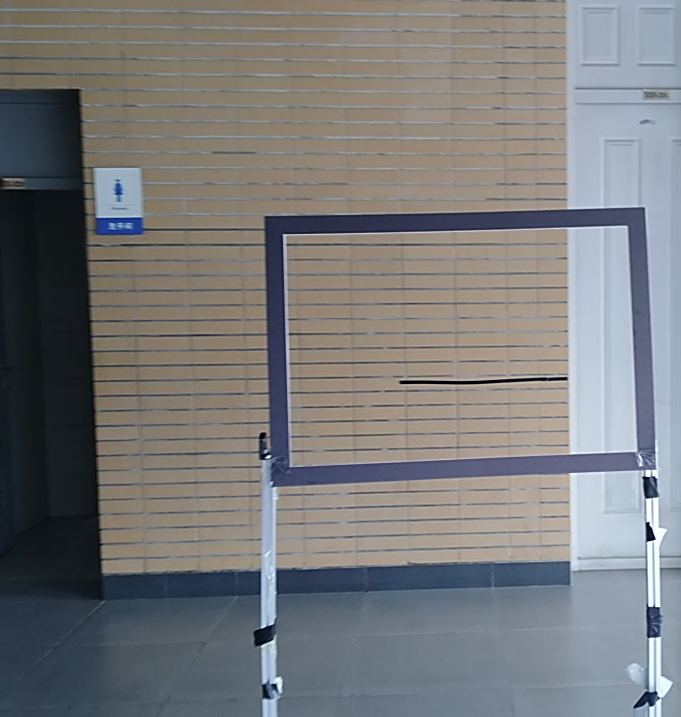
#> input picture cvModule/OpenCV/方框识别/testimg.png, 681 x 717 px, given in place of the camera
$ python task.py   (older library calls are emulated)
#> lines starting #> are read from the running program, lines starting #| are printed output that depends on the picture; after the words box and inside, x2 and y2 are one past the last pixel; in counts of white or black regions, pixels touching at a corner belong together
#> further down, train_frame is the input picture: shape (717, 681, 3); mean B, G, R 123, 122, 121.5
# -*- coding:utf-8 -*-
# 创建时间：2019年7月29日
# 轮廓匹配识别字母、常见简单轮廓等

import numpy as np
import imutils
import time
import cv2
import V_Display as vd


# 不同特征的形状匹配
# 输入参数：model_img:目标图像矩阵；train_frame:待检测的图像矩阵
# 输出参数：matching_value:匹配值，越小表示匹配度越高
# 输出参数:cX,cY图像中心点坐标;train_frame_after处理后得到的图像矩阵
def contours_matching(model_img,train_frame):
    # 默认图像重心为中心点坐标
    cX = 320
    cY = 120
    # 转换成灰度图
    #model_img = cv2.cvtColor(model_img,cv2.COLOR_BGR2GRAY)
    train_frame = cv2.cvtColor(train_frame,cv2.COLOR_BGR2GRAY)
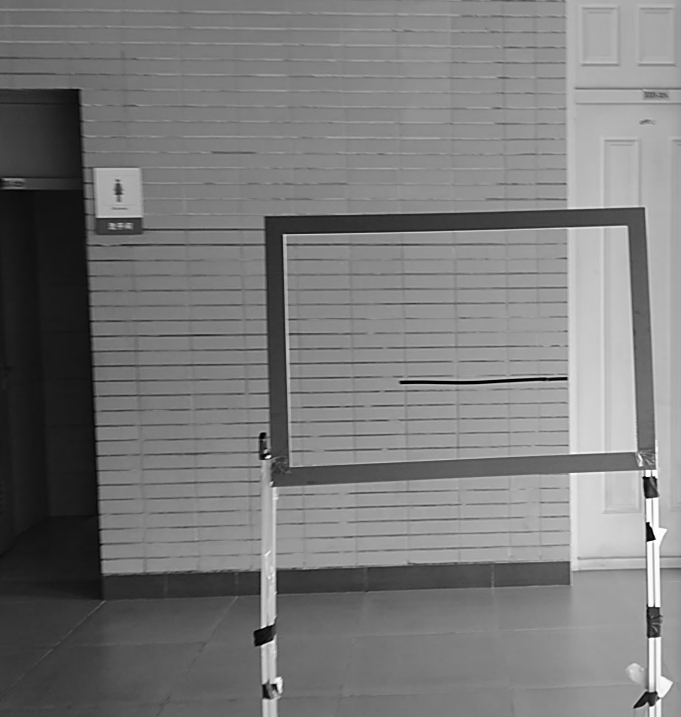
#> train_frame: shape (717, 681); min 0, max 255, mean 121.9
    # 高斯滤波降噪
    #model_img = cv2.GaussianBlur(model_img, (5,5), 0)
    train_frame = cv2.GaussianBlur(train_frame,(19,19),0)
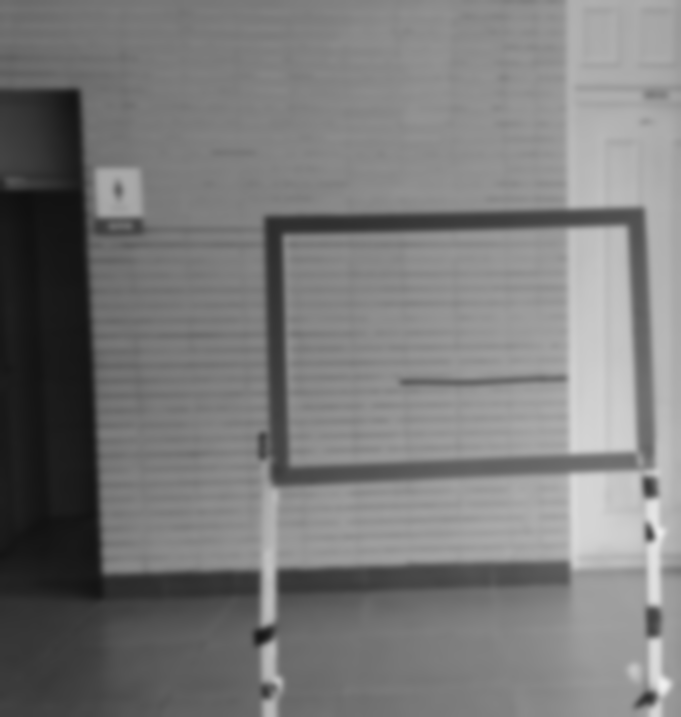
#> train_frame: shape (717, 681); min 15, max 240, mean 121.9
    # 处理轮廓
    ret, thresh = cv2.threshold(model_img, 127, 255,0)
    ret, thresh2 = cv2.threshold(train_frame, 127, 255,0)
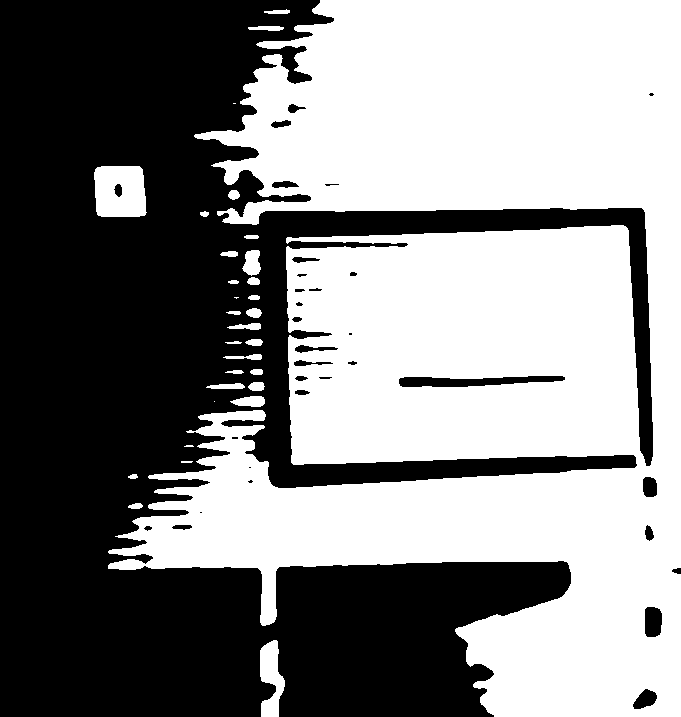
#> thresh2: shape (717, 681); 52.2% white; 33 black regions (7 under 20 px), largest, box (x1, y1, x2, y2) and area: (0, 0, 653, 717) 229642, (399, 376, 565, 387) 1228, (645, 607, 662, 637) 464
    model_img_after, contours, hierarchy = cv2.findContours(thresh,2,1)

#> (the run stopped early here; a loop or call above may not have finished)

$ run again, on cvModule/OpenCV/方框识别/1.jpg
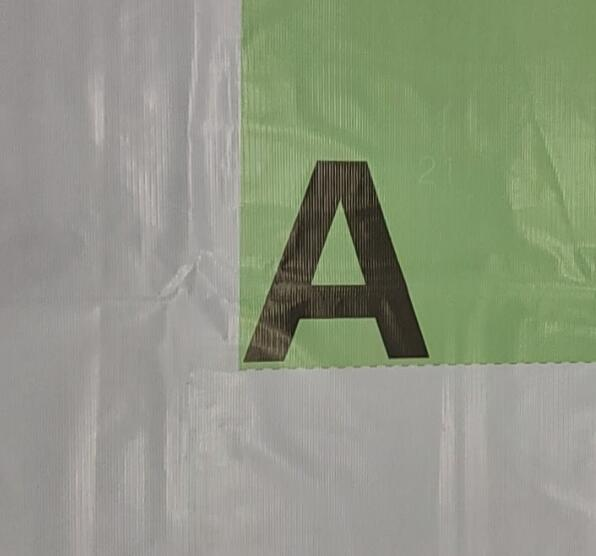
#> input picture cvModule/OpenCV/方框识别/1.jpg, 596 x 556 px, given in place of the camera
#> train_frame is the input picture: shape (556, 596, 3); mean B, G, R 131.1, 150.1, 143.4
#> in contours_matching, `train_frame = cv2.cvtColor(train_frame,cv2.COLOR_BGR2GRAY)`:
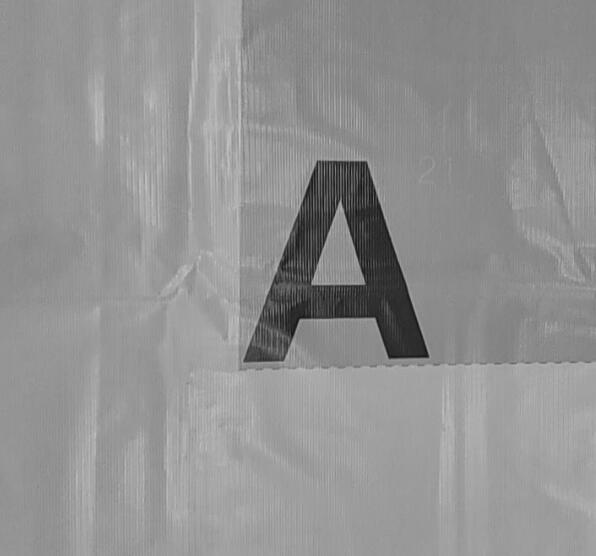
#> train_frame: shape (556, 596); min 18, max 198, mean 145.9
#> in contours_matching, `ret, thresh2 = cv2.threshold(train_frame, 127, 255,0)`:
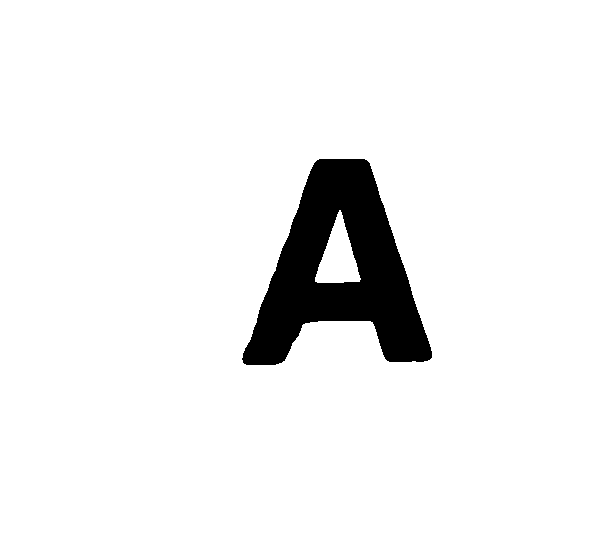
#> thresh2: shape (556, 596); 94% white; 1 black region, box (x1, y1, x2, y2) and area: (242, 159, 432, 365) 19785
